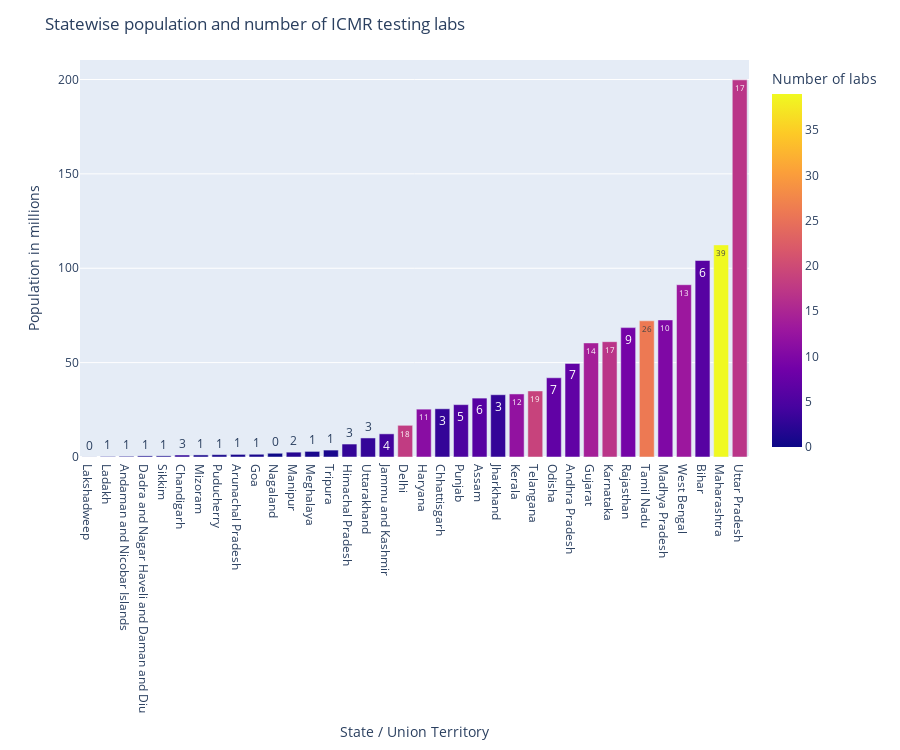

Notebook code for this chart:
### Code cell
fig = px.bar(df_population_vs_labnumbers.sort_values(by='Population in millions', ascending = True), x='State / Union Territory', y='Population in millions',
             hover_data=['Number of labs'], color='Number of labs', height=750,
            text='Number of labs')
fig.update_layout(
    title='Statewise population and number of ICMR testing labs')
fig.show()

### Figure 1 — Plotly figure (JSON) as saved in the notebook; plotly's stock layout.template omitted (floating-point values rounded to 4 significant figures)
{"data": [{"alignmentgroup": "True", "customdata": [[0], [1], [1], [1], [1], [3], [1], [1], [1], [1], [0], [2], [1], [1], [3], [3], [4], [18], [11], [3], [5], [6], [3], [12], [19], [7], [7], [14], [17], [9], [26], [10], [13], [6], [39], [17]], "hovertemplate": "State / Union Territory=%{x}<br>Population in millions=%{y}<br>Number of labs=%{marker.color}<extra></extra>", "legendgroup": "", "marker": {"color": [0, 1, 1, 1, 1, 3, 1, 1, 1, 1, 0, 2, 1, 1, 3, 3, 4, 18, 11, 3, 5, 6, 3, 12, 19, 7, 7, 14, 17, 9, 26, 10, 13, 6, 39, 17], "coloraxis": "coloraxis"}, "name": "", "offsetgroup": "", "orientation": "v", "showlegend": false, "text": [0, 1, 1, 1, 1, 3, 1, 1, 1, 1, 0, 2, 1, 1, 3, 3, 4, 18, 11, 3, 5, 6, 3, 12, 19, 7, 7, 14, 17, 9, 26, 10, 13, 6, 39, 17], "textposition": "auto", "type": "bar", "x": ["Lakshadweep", "Ladakh", "Andaman and Nicobar Islands", "Dadra and Nagar Haveli and Daman and Diu", "Sikkim", "Chandigarh", "Mizoram", "Puducherry", "Arunachal Pradesh", "Goa", "Nagaland", "Manipur", "Meghalaya", "Tripura", "Himachal Pradesh", "Uttarakhand", "Jammu and Kashmir", "Delhi", "Haryana", "Chhattisgarh", "Punjab", "Assam", "Jharkhand", "Kerala", "Telangana", "Odisha", "Andhra Pradesh", "Gujarat", "Karnataka", "Rajasthan", "Tamil Nadu", "Madhya Pradesh", "West Bengal", "Bihar", "Maharashtra", "Uttar Pradesh"], "xaxis": "x", "y": [0.06447, 0.274, 0.3806, 0.5858, 0.6106, 1.055, 1.097, 1.248, 1.384, 1.459, 1.979, 2.57, 2.967, 3.674, 6.865, 10.09, 12.27, 16.79, 25.35, 25.55, 27.74, 31.21, 32.99, 33.41, 35.0, 41.97, 49.58, 60.44, 61.1, 68.55, 72.15, 72.63, 91.28, 104.1, 112.4, 199.8], "yaxis": "y"}], "layout": {"barmode": "relative", "coloraxis": {"colorbar": {"title": {"text": "Number of labs"}}, "colorscale": [[0, "#0d0887"], [0.1111, "#46039f"], [0.2222, "#7201a8"], [0.3333, "#9c179e"], [0.4444, "#bd3786"], [0.5556, "#d8576b"], [0.6667, "#ed7953"], [0.7778, "#fb9f3a"], [0.8889, "#fdca26"], [1, "#f0f921"]]}, "height": 750, "legend": {"tracegroupgap": 0}, "margin": {"t": 60}, "title": {"text": "Statewise population and number of ICMR testing labs"}, "xaxis": {"anchor": "y", "domain": [0, 1], "title": {"text": "State / Union Territory"}}, "yaxis": {"anchor": "x", "domain": [0, 1], "title": {"text": "Population in millions"}}}}
